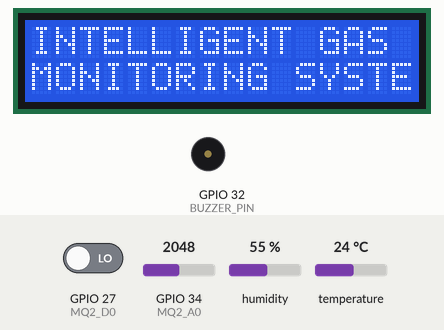
Simulated run of this sketch. Board: ESP32. Shown: 16×2 character LCD, buzzer (waves = sounding, pin HIGH). Inputs (shaded band) come from the test bench; at power-on: GPIO 27 (MQ2_D0) LOW, GPIO 34 (MQ2_A0) = 2048, humidity 55 %, temperature 24 °C. WiFi joins after 1.5 s; servers stay silent unless stated; what the sketch prints to the serial monitor is not drawn.

Above: at 1.2 s.
At 5.0 s:
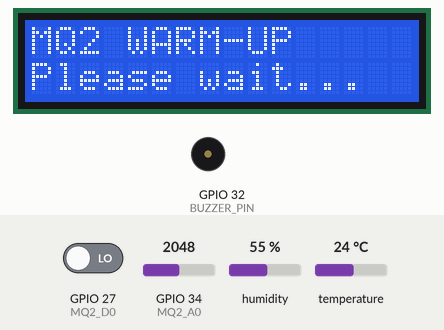
At 82.5 s:
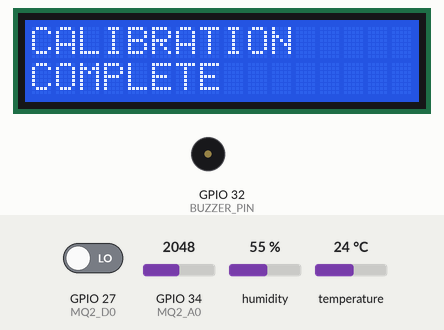
At 128.6 s:
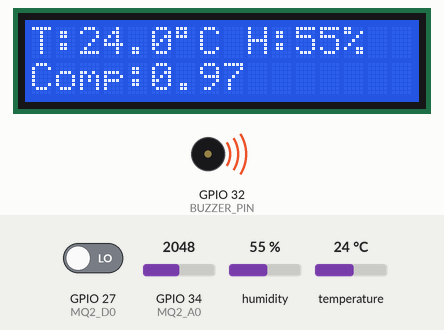
Timing chart, 0 to 130.0 s (numbered marks = the images above):
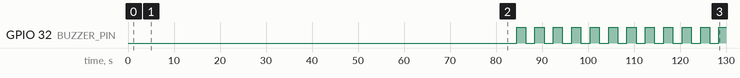

Measured:
- by itself, GPIO 32 (BUZZER_PIN): LOW → HIGH at 84.5 s, → LOW 2.0 s later, → HIGH 2.0 s later, → LOW 2.0 s later, … (23 changes in this stretch)
- what the display in image 0 shows lasts 3.8 s, from 1.1 s to 4.9 s
- what the display in image 1 shows lasts 77.5 s, from 4.9 s to 82.4 s
- what the display in image 2 shows lasts 2.1 s, from 82.4 s to 84.5 s

The sketch:

CODE_IOT.ino
```cpp
// ================================================================
// INTELLIGENT GAS MONITORING SYSTEM
// Environment-Compensated Gas Leakage Detection Using ESP32
// ================================================================
//
// Hardware:
// DHT11       -> GPIO33
// MQ-2 A0     -> GPIO34
// MQ-2 D0     -> GPIO27
// LCD SDA     -> GPIO26
// LCD SCL     -> GPIO25
// Buzzer +    -> GPIO32
// Buzzer -    -> GND
//
// Blynk:
// V0 = Temperature
// V1 = Humidity
// V2 = Raw MQ2
// V3 = Compensation Factor
// V4 = Corrected Gas
// V5 = Gas Index
// V6 = Gas Status
// V7 = Buzzer
//
// ================================================================

#define BLYNK_PRINT Serial

#define BLYNK_TEMPLATE_ID "Yamuna P"
#define BLYNK_TEMPLATE_NAME "Intelligent Gas Monitoring"
#define BLYNK_AUTH_TOKEN "jzrddrPA2n-V5bu33NSXIioJYccC3EwU"

#include <WiFi.h>
#include <BlynkSimpleEsp32.h>
#include <Wire.h>
#include <LiquidCrystal_I2C.h>
#include <DHT.h>

// ================================================================
// WIFI DETAILS
// ================================================================

char ssid[] = "Yamuna";
char pass[] = "yamuna123";

// ================================================================
// PIN DEFINITIONS
// ================================================================

#define DHT_PIN       33
#define DHT_TYPE      DHT11

#define MQ2_A0        34
#define MQ2_D0        27

#define LCD_SDA       26
#define LCD_SCL       25

#define BUZZER_PIN    32

// ================================================================
// OBJECTS
// ================================================================

DHT dht(DHT_PIN, DHT_TYPE);

LiquidCrystal_I2C lcd(0x27, 16, 2);

// ================================================================
// ENVIRONMENT COMPENSATION SETTINGS
// ================================================================

const float REFERENCE_TEMP = 31.0;
const float REFERENCE_HUM  = 45.0;

const float TEMP_COEFF = 0.008;
const float HUM_COEFF  = 0.003;

const float MIN_COMPENSATION = 0.70;
const float MAX_COMPENSATION = 1.30;

// ================================================================
// GAS THRESHOLDS
// ================================================================

// Demo thresholds
const float WARNING_INDEX = 92.0;
const float DANGER_INDEX  = 105.0;

// ================================================================
// CALIBRATION SETTINGS
// ================================================================

const int CALIBRATION_SAMPLES = 20;

const unsigned long WARMUP_TIME =
  30000UL;

const unsigned long CALIBRATION_INTERVAL =
  2500UL;

// ================================================================
// VARIABLES
// ================================================================

float temperature = 0.0;
float humidity = 0.0;

float rawGas = 0.0;
float correctedGas = 0.0;

float compensationFactor = 1.0;

float baselineGas = 1.0;

float gasIndex = 0.0;

int mq2Digital = HIGH;

String gasStatus = "SAFE";

bool buzzerState = false;

bool calibrationComplete = false;

int calibrationCount = 0;

unsigned long startTime = 0;
unsigned long lastCalibrationTime = 0;

unsigned long lastSensorRead = 0;
unsigned long lastBlynkSend = 0;

unsigned long lastBuzzerTime = 0;
unsigned long lastLCDChange = 0;

unsigned long lastWiFiAttempt = 0;

int lcdPage = 0;

// ================================================================
// WIFI / BLYNK SETTINGS
// ================================================================

const unsigned long WIFI_RETRY_INTERVAL = 10000UL;

// ================================================================
// FUNCTION DECLARATIONS
// ================================================================

void readSensors();

void calculateCompensation();

void calculateGasIndex();

void determineGasStatus();

void controlBuzzer();

void updateLCD();

void sendToBlynk();

void connectWiFi();

void calibrateBaseline();

// ================================================================
// SETUP
// ================================================================

void setup()
{
  Serial.begin(115200);

  delay(1000);

  Serial.println();
  Serial.println("======================================");
  Serial.println("INTELLIGENT GAS MONITORING SYSTEM");
  Serial.println("======================================");

  // ------------------------------------------------
  // PIN SETUP
  // ------------------------------------------------

  pinMode(MQ2_D0, INPUT);

  pinMode(BUZZER_PIN, OUTPUT);

  digitalWrite(BUZZER_PIN, LOW);

  // ------------------------------------------------
  // I2C SETUP
  // ------------------------------------------------

  Wire.begin(LCD_SDA, LCD_SCL);

  // ------------------------------------------------
  // LCD SETUP
  // ------------------------------------------------

  lcd.init();

  lcd.backlight();

  lcd.clear();

  lcd.setCursor(0, 0);
  lcd.print("INTELLIGENT GAS");

  lcd.setCursor(0, 1);
  lcd.print("MONITORING SYSTEM");

  delay(2000);

  // ------------------------------------------------
  // DHT SETUP
  // ------------------------------------------------

  dht.begin();

  // ------------------------------------------------
  // WIFI SETUP
  // ------------------------------------------------

  WiFi.mode(WIFI_STA);

  WiFi.setAutoReconnect(true);

  WiFi.begin(ssid, pass);

  Serial.println();
  Serial.println("Connecting to WiFi...");

  // ------------------------------------------------
  // NON-BLOCKING WIFI CHECK
  // ------------------------------------------------

  int wifiAttempts = 0;

  while (WiFi.status() != WL_CONNECTED &&
         wifiAttempts < 10)
  {
    delay(500);

    Serial.print(".");

    wifiAttempts++;
  }

  Serial.println();

  if (WiFi.status() == WL_CONNECTED)
  {
    Serial.println("WiFi CONNECTED!");

    Serial.print("IP Address: ");
    Serial.println(WiFi.localIP());

    Serial.print("Signal Strength: ");
    Serial.print(WiFi.RSSI());
    Serial.println(" dBm");

    // ------------------------------------------------
    // BLYNK CONFIGURATION
    // ------------------------------------------------

    Blynk.config(BLYNK_AUTH_TOKEN);

    Serial.println("Connecting to Blynk...");

    if (Blynk.connect(3000))
    {
      Serial.println("Blynk CONNECTED!");
    }
    else
    {
      Serial.println("Blynk not connected.");
      Serial.println("System will continue without Blynk.");
    }
  }
  else
  {
    Serial.println("WiFi NOT CONNECTED.");

    Serial.println("System will continue offline.");

    Serial.println("Sensors, LCD and buzzer will still work.");
  }

  // ------------------------------------------------
  // START TIMER
  // ------------------------------------------------

  startTime = millis();

  Serial.println();
  Serial.println("System starting...");
  Serial.println("MQ-2 warm-up in progress...");

  lcd.clear();

  lcd.setCursor(0, 0);
  lcd.print("MQ2 WARM-UP");

  lcd.setCursor(0, 1);
  lcd.print("Please wait...");

  // ------------------------------------------------
  // CALIBRATION VARIABLES
  // ------------------------------------------------

  calibrationComplete = false;

  calibrationCount = 0;

  baselineGas = 1.0;
}

// ================================================================
// LOOP
// ================================================================

void loop()
{
  // ------------------------------------------------
  // BLYNK RUN ONLY IF CONNECTED
  // ------------------------------------------------

  if (Blynk.connected())
  {
    Blynk.run();
  }

  // ------------------------------------------------
  // WIFI / BLYNK RECONNECTION
  // ------------------------------------------------

  if (millis() - lastWiFiAttempt >= WIFI_RETRY_INTERVAL)
  {
    lastWiFiAttempt = millis();

    // ----------------------------------------------
    // WIFI RECONNECT
    // ----------------------------------------------

    if (WiFi.status() != WL_CONNECTED)
    {
      Serial.println();
      Serial.println("Trying WiFi reconnect...");

      WiFi.disconnect();

      WiFi.begin(ssid, pass);
    }

    // ----------------------------------------------
    // BLYNK RECONNECT
    // ----------------------------------------------

    if (WiFi.status() == WL_CONNECTED &&
        !Blynk.connected())
    {
      Serial.println("Trying Blynk reconnect...");

      Blynk.connect(1000);
    }
  }

  // ------------------------------------------------
  // MQ2 WARM-UP
  // ------------------------------------------------

  if (!calibrationComplete)
  {
    if (millis() - startTime < WARMUP_TIME)
    {
      // Still warming up

      return;
    }

    // ------------------------------------------------
    // CALIBRATION
    // ------------------------------------------------

    calibrateBaseline();

    return;
  }

  // ------------------------------------------------
  // SENSOR READING EVERY 2 SECONDS
  // ------------------------------------------------

  if (millis() - lastSensorRead >= 2000)
  {
    lastSensorRead = millis();

    readSensors();

    calculateCompensation();

    calculateGasIndex();

    determineGasStatus();

    controlBuzzer();

    updateLCD();

    sendToBlynk();

    // ------------------------------------------------
    // SERIAL MONITOR
    // ------------------------------------------------

    Serial.println();
    Serial.println("--------------------------------------");

    Serial.print("Temperature      : ");
    Serial.print(temperature, 1);
    Serial.println(" °C");

    Serial.print("Humidity         : ");
    Serial.print(humidity, 1);
    Serial.println(" %");

    Serial.print("Raw MQ2 ADC      : ");
    Serial.println(rawGas, 1);

    Serial.print("Compensation     : ");
    Serial.println(compensationFactor, 2);

    Serial.print("Corrected Gas ADC: ");
    Serial.println(correctedGas, 1);

    Serial.print("Gas Index        : ");
    Serial.print(gasIndex, 1);
    Serial.println(" % of baseline");

    Serial.print("MQ2 D0           : ");

    if (mq2Digital == LOW)
    {
      Serial.println("LOW");
    }
    else
    {
      Serial.println("HIGH");
    }

    Serial.print("Gas Status       : ");
    Serial.println(gasStatus);

    Serial.print("Buzzer           : ");

    if (buzzerState)
    {
      Serial.println("ON");
    }
    else
    {
      Serial.println("OFF");
    }

    Serial.print("WiFi Status      : ");

    if (WiFi.status() == WL_CONNECTED)
    {
      Serial.println("CONNECTED");
    }
    else
    {
      Serial.println("DISCONNECTED");
    }

    Serial.print("Blynk Status     : ");

    if (Blynk.connected())
    {
      Serial.println("CONNECTED");
    }
    else
    {
      Serial.println("DISCONNECTED");
    }

    Serial.println("--------------------------------------");
  }
}

// ================================================================
// READ SENSORS
// ================================================================

void readSensors()
{
  // ------------------------------------------------
  // DHT11
  // ------------------------------------------------

  float newTemperature = dht.readTemperature();

  float newHumidity = dht.readHumidity();

  if (!isnan(newTemperature))
  {
    temperature = newTemperature;
  }

  if (!isnan(newHumidity))
  {
    humidity = newHumidity;
  }

  // ------------------------------------------------
  // MQ2
  // ------------------------------------------------

  rawGas = analogRead(MQ2_A0);

  // ------------------------------------------------
  // MQ2 DIGITAL OUTPUT
  // ------------------------------------------------

  mq2Digital = digitalRead(MQ2_D0);
}

// ================================================================
// CALCULATE ENVIRONMENT COMPENSATION
// ================================================================

void calculateCompensation()
{
  float tempDifference =
    temperature - REFERENCE_TEMP;

  float humidityDifference =
    humidity - REFERENCE_HUM;

  compensationFactor =
    1.0 +
    (TEMP_COEFF * tempDifference) +
    (HUM_COEFF * humidityDifference);

  // ------------------------------------------------
  // LIMIT COMPENSATION
  // ------------------------------------------------

  if (compensationFactor < MIN_COMPENSATION)
  {
    compensationFactor =
      MIN_COMPENSATION;
  }

  if (compensationFactor > MAX_COMPENSATION)
  {
    compensationFactor =
      MAX_COMPENSATION;
  }

  // ------------------------------------------------
  // CORRECTED GAS VALUE
  // ------------------------------------------------

  correctedGas =
    rawGas / compensationFactor;
}

// ================================================================
// CALCULATE GAS INDEX
// ================================================================

void calculateGasIndex()
{
  if (baselineGas <= 0)
  {
    baselineGas = 1.0;
  }

  gasIndex =
    (correctedGas / baselineGas) * 100.0;

  // Prevent negative values

  if (gasIndex < 0)
  {
    gasIndex = 0;
  }
}

// ================================================================
// DETERMINE GAS STATUS
// ================================================================

void determineGasStatus()
{
  if (gasIndex < WARNING_INDEX)
  {
    gasStatus = "SAFE";
  }

  else if (gasIndex < DANGER_INDEX)
  {
    gasStatus = "WARNING";
  }

  else
  {
    gasStatus = "DANGER";
  }
}

// ================================================================
// BUZZER CONTROL
// ================================================================

void controlBuzzer()
{
  // ------------------------------------------------
  // SAFE
  // ------------------------------------------------

  if (gasStatus == "SAFE")
  {
    digitalWrite(BUZZER_PIN, LOW);

    buzzerState = false;
  }

  // ------------------------------------------------
  // WARNING
  // ------------------------------------------------

  else if (gasStatus == "WARNING")
  {
    // Beep every 500 ms

    if (millis() - lastBuzzerTime >= 500)
    {
      lastBuzzerTime = millis();

      buzzerState = !buzzerState;

      digitalWrite(
        BUZZER_PIN,
        buzzerState ? HIGH : LOW
      );
    }
  }

  // ------------------------------------------------
  // DANGER
  // ------------------------------------------------

  else if (gasStatus == "DANGER")
  {
    digitalWrite(BUZZER_PIN, HIGH);

    buzzerState = true;
  }
}

// ================================================================
// LCD UPDATE
// ================================================================

void updateLCD()
{
  // Change LCD page every 3 seconds

  if (millis() - lastLCDChange >= 3000)
  {
    lastLCDChange = millis();

    lcdPage++;

    if (lcdPage > 2)
    {
      lcdPage = 0;
    }
  }

  lcd.clear();

  // ==============================================================
  // PAGE 0
  // ==============================================================

  if (lcdPage == 0)
  {
    lcd.setCursor(0, 0);

    lcd.print("T:");
    lcd.print(temperature, 1);

    lcd.print((char)223);
    lcd.print("C ");

    lcd.print("H:");
    lcd.print(humidity, 0);
    lcd.print("%");

    lcd.setCursor(0, 1);

    lcd.print("Comp:");
    lcd.print(compensationFactor, 2);
  }

  // ==============================================================
  // PAGE 1
  // ==============================================================

  else if (lcdPage == 1)
  {
    lcd.setCursor(0, 0);

    lcd.print("Raw:");
    lcd.print(rawGas, 0);

    lcd.setCursor(0, 1);

    lcd.print("Corr:");
    lcd.print(correctedGas, 0);
  }

  // ==============================================================
  // PAGE 2
  // ==============================================================

  else if (lcdPage == 2)
  {
    lcd.setCursor(0, 0);

    lcd.print("Gas:");
    lcd.print(gasStatus);

    lcd.setCursor(0, 1);

    lcd.print("Buzzer:");

    if (gasStatus == "WARNING")
    {
      lcd.print("BEEP");
    }

    else if (gasStatus == "DANGER")
    {
      lcd.print("ON ");
    }

    else
    {
      lcd.print("OFF");
    }
  }
}

// ================================================================
// BLYNK DATA
// ================================================================

void sendToBlynk()
{
  // Only send if Blynk is connected

  if (!Blynk.connected())
  {
    return;
  }

  // ------------------------------------------------
  // V0 - TEMPERATURE
  // ------------------------------------------------

  Blynk.virtualWrite(
    V0,
    temperature
  );

  // ------------------------------------------------
  // V1 - HUMIDITY
  // ------------------------------------------------

  Blynk.virtualWrite(
    V1,
    humidity
  );

  // ------------------------------------------------
  // V2 - RAW MQ2
  // ------------------------------------------------

  Blynk.virtualWrite(
    V2,
    rawGas
  );

  // ------------------------------------------------
  // V3 - COMPENSATION FACTOR
  // ------------------------------------------------

  Blynk.virtualWrite(
    V3,
    compensationFactor
  );

  // ------------------------------------------------
  // V4 - CORRECTED GAS
  // ------------------------------------------------

  Blynk.virtualWrite(
    V4,
    correctedGas
  );

  // ------------------------------------------------
  // V5 - GAS INDEX
  // ------------------------------------------------

  Blynk.virtualWrite(
    V5,
    gasIndex
  );

  // ------------------------------------------------
  // V6 - GAS STATUS
  // ------------------------------------------------

  int statusValue = 0;

  if (gasStatus == "WARNING")
  {
    statusValue = 1;
  }

  else if (gasStatus == "DANGER")
  {
    statusValue = 2;
  }

  Blynk.virtualWrite(
    V6,
    statusValue
  );

  // ------------------------------------------------
  // V7 - BUZZER
  // ------------------------------------------------

  Blynk.virtualWrite(
    V7,
    buzzerState ? 1 : 0
  );
}

// ================================================================
// BASELINE CALIBRATION
// ================================================================

void calibrateBaseline()
{
  // ------------------------------------------------
  // Read MQ2
  // ------------------------------------------------

  float reading =
    analogRead(MQ2_A0);

  // ------------------------------------------------
  // First calibration sample
  // ------------------------------------------------

  if (calibrationCount == 0)
  {
    calibrationCount = 1;

    baselineGas = reading;

    lastCalibrationTime = millis();

    Serial.println();
    Serial.println("Starting clean-air calibration...");

    Serial.print("Sample 1/");
    Serial.println(CALIBRATION_SAMPLES);

    return;
  }

  // ------------------------------------------------
  // Wait between samples
  // ------------------------------------------------

  if (millis() - lastCalibrationTime <
      CALIBRATION_INTERVAL)
  {
    return;
  }

  lastCalibrationTime = millis();

  // ------------------------------------------------
  // Running average
  // ------------------------------------------------

  baselineGas =
    ((baselineGas * calibrationCount) + reading)
    /
    (calibrationCount + 1);

  calibrationCount++;

  Serial.print("Calibration sample ");
  Serial.print(calibrationCount);
  Serial.print("/");
  Serial.print(CALIBRATION_SAMPLES);
  Serial.print(" : ");
  Serial.println(reading);

  // ------------------------------------------------
  // Calibration complete
  // ------------------------------------------------

  if (calibrationCount >= CALIBRATION_SAMPLES)
  {
    calibrationComplete = true;

    Serial.println();
    Serial.println("======================================");
    Serial.println("CALIBRATION COMPLETE");
    Serial.println("======================================");

    Serial.print("Baseline Gas: ");
    Serial.println(baselineGas, 2);

    Serial.println();

    lcd.clear();

    lcd.setCursor(0, 0);
    lcd.print("CALIBRATION");

    lcd.setCursor(0, 1);
    lcd.print("COMPLETE");

    delay(2000);
  }
}
```
